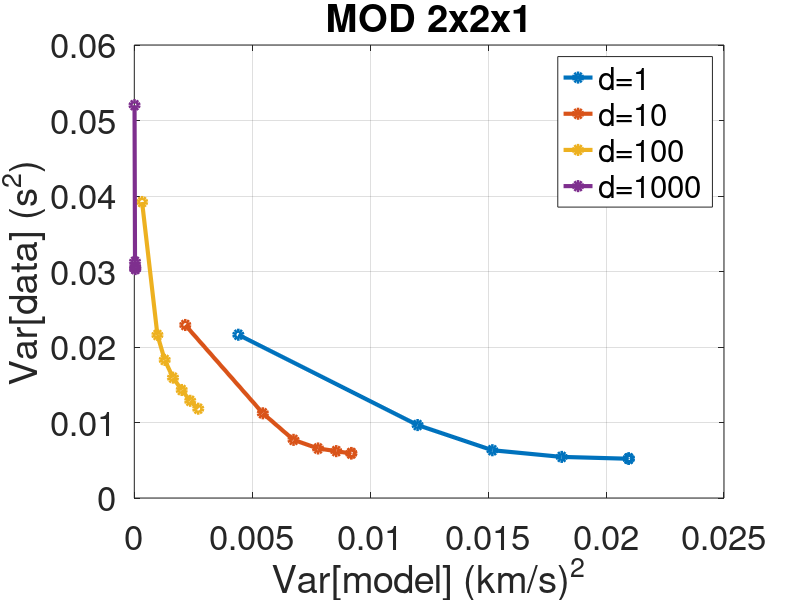
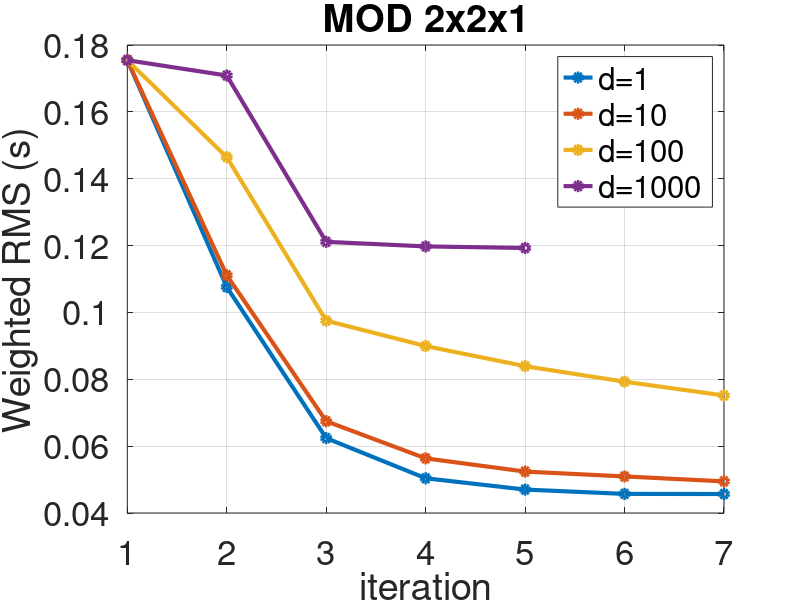
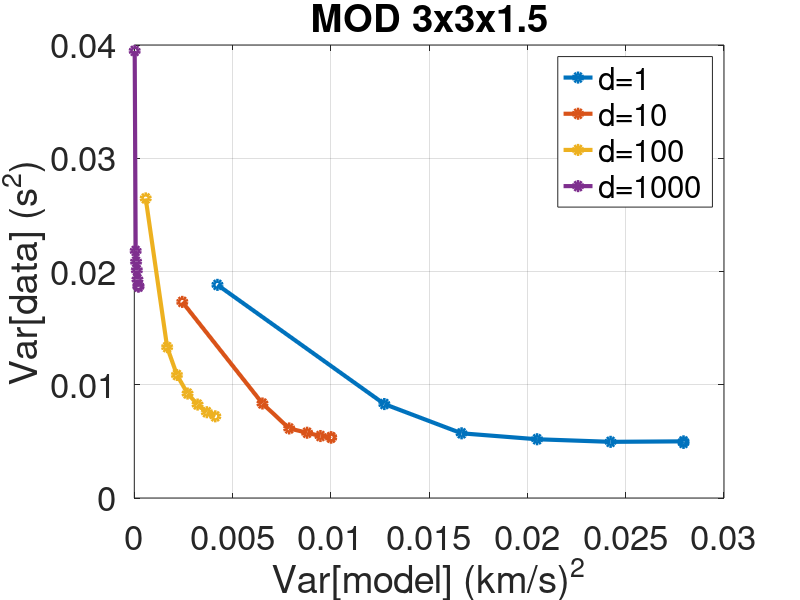
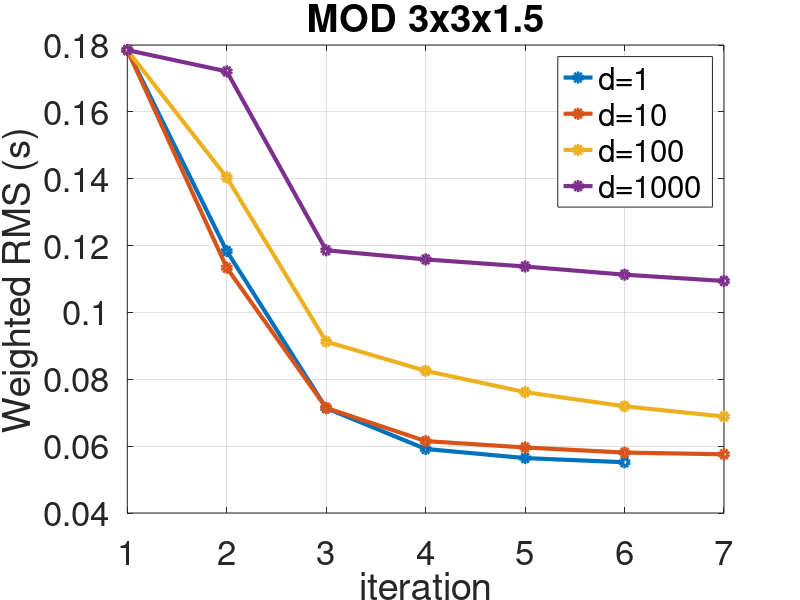

MATLAB code to generate these figures, in order:
%=================Study and Choose Best Damping Value after 3D Inversion S-wave Tomo ===================
%This requires to do the L-plot:  Var(data) vs Variace[model]
% I do it using weigths, based on Tobias paper "High-resolution 3-D P-wave model of the Alpine crust"  https://core.ac.uk/download/pdf/85209659.pdf
clear all 
close all

%--Parameters--
nEQ=99;  % Nb events 


%===============================================================
%%   VALUES OBTAINED DIRECTLY FROM SIMULPS  "output" FILE
%Better use these ones
%===============================================================
%Avg Picking Error P-phases  ~ ± 0.0215s  (Phases used in Min1D Vmodel)
%Avg Picking Error S-phases  ~ ± 0.0622s
avg_pickerr=0.062;

%Damping values d=1, 10, 100, 1000, 10000   
d=[1 10 100 1000]; %10mil got errors, I need to check
nit=7; %Nb iterations tested


%-----------MOD 2x2x1-------------
var_m=zeros(length(d),nit); %Model Variance  [dampingParam1iteration1 d1it2 ...d1it7; d2it1 d2it2...d2it7; ....  ;d4it1 d4it2...d4it7]
var_d=var_m; %Data Variance

var_m=[0.00441 0.01201  0.01518  0.01812  0.02096  0.02096  0.02096  ;  %d1 stop in 5it
       0.00216  0.00545  0.00675  0.00779   0.00856  0.00920  0.00920 ; %d2 stop in 6it 
       0.00033   0.00098  0.00129  0.00164  0.00201  0.00237  0.00271;  %d3 normal behaviour for all it
       0.00001   0.00003   0.00004  0.00004  0.00004   nan      nan ]; %d2 stop in 3it 

var_d=[ 0.021625  0.009663  0.006329  0.005445  0.005200   0.005197 0.005264;  % d1 start having backups in var_d after 5it
        0.022916 0.011221  0.007702  0.006562  0.006210  0.005884  0.005965;   % d2 start having backups in var_d after 6it
        0.039207  0.021592  0.018290  0.015941  0.014307  0.012874  0.011829 ;  
        0.052026  0.031296  0.030588  0.030322   0.030380  nan      nan ];      % d4 No more data after 3it?
    
%Weighted RMS
w_rms=[ 0.17545  0.10761  0.06240  0.05039  0.04701  0.04572  0.04568 ;  
        0.17545  0.11113  0.06745  0.05635  0.05239  0.05094  0.04946 ;  
        0.17545  0.14645  0.09753  0.08994  0.08392  0.07928   0.07516;
        0.17545  0.17087  0.12112  0.11975  0.11928   nan        nan]; %After 5it I see backups

figure(1)
for i=1:length(d)
 plot(var_m(i,:) , var_d(i,:),'-o','LineWidth',3)  
     hold on
end
     title('MOD 2x2x1')
    ylabel('Var[data] (s^2)','fontsize',16)
    xlabel('Var[model] (km/s)^2','fontsize',16)
    legend('d=1','d=10','d=100','d=1000') 
   set(gca,'fontsize',25)
   grid on
      % xlim([0 16]) 
  
      figure(2)
      for i=1:length(d)
 plot(w_rms(i,:),'-o','LineWidth',3)  
     hold on
      end
    %  plot(avg_pickerr*ones(1,nit),'k--','LineWidth',1)
title('MOD 2x2x1')
    ylabel('Weighted RMS (s)','fontsize',16)
    xlabel('iteration','fontsize',16)
    legend('d=1','d=10','d=100','d=1000') 
   set(gca,'fontsize',25)
   grid on
    xlim([1 nit]) 
    set(gca,'XTick',[0:1:nit]) 
    
    
    
%-----------MOD 3x3x1.5-------------
%Damping values d=1, 10, 100, 1000, 10000   

var_m=zeros(length(d),nit); %Model Variance
var_d=var_m; %Data Variance

var_m=[0.00423  0.01272  0.01665  0.02049 0.02423  0.02794   0.02794  ;
        0.00244  0.00652  0.00788 0.00879  0.00947  0.01001  0.01001 ;
        0.00058  0.00167  0.00217  0.00271  0.00322  0.00369  0.00412 ;
        0.00002  0.00007  0.00009  0.00013  0.00016  0.00021  0.00021 ];



var_d=[ 0.018821  0.008297  0.005713  0.005188  0.004960  0.005003  0.004867;
        0.017317  0.008345  0.006144  0.005764   0.005473 0.005369  0.005334 ;
        0.026455  0.013322  0.010863   0.009224  0.008252 0.007576  0.007213 ;
        0.039480  0.021818  0.020866  0.020111   0.019291  0.018657  0.018735 ];


%Weighted RMS
w_rms=[ 0.17848 0.11835  0.07136  0.05916 0.05643  0.05518    nan; %backups after 6it
        0.17848  0.11336 0.07144  0.06151  0.05960  0.05808  0.05756   ;
        0.17848  0.14040  0.09127  0.08253  0.07615  0.07193  0.06885   ;
        0.17848  0.17210   0.11859  0.11586  0.11374   0.11129  0.10941 ];

figure(3)
for i=1:length(d)
 plot(var_m(i,:) , var_d(i,:),'-o','LineWidth',3)  
     hold on
end
     title('MOD 3x3x1.5')
    ylabel('Var[data] (s^2)','fontsize',16)
    xlabel('Var[model] (km/s)^2','fontsize',16)
    legend('d=1','d=10','d=100','d=1000') 
   set(gca,'fontsize',25)
   grid on
    %set(gca,'YScale','log')
      % xlim([0 16]) 
  
      figure(4)
      for i=1:length(d)
 plot(w_rms(i,:),'-o','LineWidth',3)  
     hold on
      end
  %    plot(avg_pickerr*ones(1,nit),'k--','LineWidth',1)
title('MOD 3x3x1.5')
    ylabel('Weighted RMS (s)','fontsize',16)
    xlabel('iteration','fontsize',16)
    legend('d=1','d=10','d=100','d=1000') 
   set(gca,'fontsize',25)
   grid on
    xlim([1 nit]) 
    set(gca,'XTick',[0:1:nit]) 
      % set(gca,'YScale','log')
      
      %-----------MOD 5x5x3-------------
%Damping values d=1, 10, 100, 1000, 10000   
var_m=zeros(length(d),nit); %Model Variance
var_d=var_m; %Data Variance

var_m=[0.00559 0.01545  0.02284  0.03174  0.03974  0.03974  0.03974   ;
       0.00314  0.00919  0.01202  0.01400   0.01530  0.01530   nan      ;
        0.00131 0.00363  0.00464   0.00566  0.00652   0.00726 0.00791  ;
        0.00011  0.00035  0.00046  0.00060  0.00074  0.00089  0.00105];



var_d=[0.019305  0.008699   0.005916  0.005274  0.005172  0.005150  0.005102  ;
       0.018157  0.008229   0.006126  0.005775  0.005662  0.005590  nan    ;
        0.021011 0.010892   0.008740  0.007804  0.007208  0.006936  0.006725        ;
        0.033471  0.017896  0.016809  0.015924  0.015192  0.014357  0.013825 ];


%Weighted RMS
w_rms=[ 0.18768  0.13061  0.08104   0.06677  0.06299  0.06240  0.06223   ;
        0.18768   0.12667  0.07888   0.06804  0.06804   0.06538 0.06498  ;
        0.18768   0.13632   0.09083   0.08134   0.07687  0.07383  0.07242  ;
        0.17211   0.11669    0.11306   0.11001   0.10743  0.10443  0.10248   ];

figure(5)
for i=1:length(d)
 plot(var_m(i,:) , var_d(i,:),'-o','LineWidth',3)  
     hold on
end
     title('MOD 5x5x3')
    ylabel('Var[data] (s^2)','fontsize',16)
    xlabel('Var[model] (km/s)^2','fontsize',16)
    legend('d=1','d=10','d=100','d=1000') 
   set(gca,'fontsize',25)
   grid on
    %set(gca,'YScale','log')
      % xlim([0 16]) 
  
      figure(6)
      for i=1:length(d)
 plot(w_rms(i,:),'-o','LineWidth',3)  
     hold on
      end
   %   plot(avg_pickerr*ones(1,nit),'k--','LineWidth',1)
title('MOD 5x5x3')
    ylabel('Weighted RMS (s)','fontsize',16)
    xlabel('iteration','fontsize',16)
    legend('d=1','d=10','d=100','d=1000') 
   set(gca,'fontsize',25)
   grid on
    xlim([1 nit]) 
    set(gca,'XTick',[0:1:nit]) 
      % set(gca,'YScale','log')
  